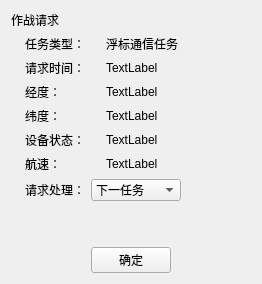
         <widget class="QWidget" name="page">
          <layout class="QVBoxLayout" name="verticalLayout_3">
           <item>
            <widget class="QLabel" name="label">
             <property name="text">
              <string>作战请求</string>
             </property>
            </widget>
           </item>
           <item>
            <layout class="QHBoxLayout" name="horizontalLayout_60" stretch="1,4,5">
             <item>
              <spacer name="horizontalSpacer_31">
               <property name="orientation">
                <enum>Qt::Horizontal</enum>
               </property>
               <property name="sizeHint" stdset="0">
                <size>
                 <width>40</width>
                 <height>20</height>
                </size>
               </property>
              </spacer>
             </item>
             <item>
              <layout class="QVBoxLayout" name="verticalLayout_8">
               <item>
                <layout class="QHBoxLayout" name="horizontalLayout_61">
                 <item>
                  <widget class="QLabel" name="label_89">
                   <property name="text">
                    <string>任务类型：</string>
                   </property>
                  </widget>
                 </item>
                 <item>
                  <widget class="QLabel" name="label_90">
                   <property name="text">
                    <string>浮标通信任务</string>
                   </property>
                  </widget>
                 </item>
                </layout>
               </item>
               <item>
                <layout class="QHBoxLayout" name="horizontalLayout_17">
                 <item>
                  <widget class="QLabel" name="label_36">
                   <property name="text">
                    <string>请求时间：</string>
                   </property>
                  </widget>
                 </item>
                 <item>
                  <widget class="QLabel" name="label_37">
                   <property name="text">
                    <string>TextLabel</string>
                   </property>
                  </widget>
                 </item>
                </layout>
               </item>
               <item>
                <layout class="QHBoxLayout" name="horizontalLayout_20">
                 <item>
                  <widget class="QLabel" name="label_91">
                   <property name="text">
                    <string>经度：</string>
                   </property>
                  </widget>
                 </item>
                 <item>
                  <widget class="QLabel" name="label_92">
                   <property name="text">
                    <string>TextLabel</string>
                   </property>
                  </widget>
                 </item>
                </layout>
               </item>
               <item>
                <layout class="QHBoxLayout" name="horizontalLayout_62">
                 <item>
                  <widget class="QLabel" name="label_93">
                   <property name="text">
                    <string>纬度：</string>
                   </property>
                  </widget>
                 </item>
                 <item>
                  <widget class="QLabel" name="label_94">
                   <property name="text">
                    <string>TextLabel</string>
                   </property>
                  </widget>
                 </item>
                </layout>
               </item>
               <item>
                <layout class="QHBoxLayout" name="horizontalLayout_63">
                 <item>
                  <widget class="QLabel" name="label_95">
                   <property name="text">
                    <string>设备状态：</string>
                   </property>
                  </widget>
                 </item>
                 <item>
                  <widget class="QLabel" name="label_96">
                   <property name="text">
                    <string>TextLabel</string>
                   </property>
                  </widget>
                 </item>
                </layout>
               </item>
               <item>
                <layout class="QHBoxLayout" name="horizontalLayout_64">
                 <item>
                  <widget class="QLabel" name="label_97">
                   <property name="text">
                    <string>航速：</string>
                   </property>
                  </widget>
                 </item>
                 <item>
                  <widget class="QLabel" name="label_98">
                   <property name="text">
                    <string>TextLabel</string>
                   </property>
                  </widget>
                 </item>
                </layout>
               </item>
               <item>
                <layout class="QHBoxLayout" name="horizontalLayout_65">
                 <item>
                  <widget class="QLabel" name="label_99">
                   <property name="text">
                    <string>请求处理：</string>
                   </property>
                  </widget>
                 </item>
                 <item>
                  <widget class="QComboBox" name="comboBox_6">
                   <item>
                    <property name="text">
                     <string>下一任务</string>
                    </property>
                   </item>
                   <item>
                    <property name="text">
                     <string>跳转到任务</string>
                    </property>
                   </item>
                   <item>
                    <property name="text">
                     <string>立即返航</string>
                    </property>
                   </item>
                  </widget>
                 </item>
                </layout>
               </item>
              </layout>
             </item>
             <item>
              <spacer name="horizontalSpacer_32">
               <property name="orientation">
                <enum>Qt::Horizontal</enum>
               </property>
               <property name="sizeHint" stdset="0">
                <size>
                 <width>40</width>
                 <height>20</height>
                </size>
               </property>
              </spacer>
             </item>
            </layout>
           </item>
           <item>
            <spacer name="verticalSpacer_3">
             <property name="orientation">
              <enum>Qt::Vertical</enum>
             </property>
             <property name="sizeHint" stdset="0">
              <size>
               <width>20</width>
               <height>40</height>
              </size>
             </property>
            </spacer>
           </item>
           <item>
            <layout class="QHBoxLayout" name="horizontalLayout_16">
             <item>
              <spacer name="horizontalSpacer_5">
               <property name="orientation">
                <enum>Qt::Horizontal</enum>
               </property>
               <property name="sizeHint" stdset="0">
                <size>
                 <width>40</width>
                 <height>20</height>
                </size>
               </property>
              </spacer>
             </item>
             <item>
              <layout class="QHBoxLayout" name="horizontalLayout_10">
               <item>
                <spacer name="horizontalSpacer">
                 <property name="orientation">
                  <enum>Qt::Horizontal</enum>
                 </property>
                 <property name="sizeHint" stdset="0">
                  <size>
                   <width>40</width>
                   <height>20</height>
                  </size>
                 </property>
                </spacer>
               </item>
               <item>
                <widget class="QPushButton" name="pushButton">
                 <property name="text">
                  <string>确定</string>
                 </property>
                </widget>
               </item>
               <item>
                <spacer name="horizontalSpacer_2">
                 <property name="orientation">
                  <enum>Qt::Horizontal</enum>
                 </property>
                 <property name="sizeHint" stdset="0">
                  <size>
                   <width>40</width>
                   <height>20</height>
                  </size>
                 </property>
                </spacer>
               </item>
              </layout>
             </item>
             <item>
              <spacer name="horizontalSpacer_7">
               <property name="orientation">
                <enum>Qt::Horizontal</enum>
               </property>
               <property name="sizeHint" stdset="0">
                <size>
                 <width>40</width>
                 <height>20</height>
                </size>
               </property>
              </spacer>
             </item>
            </layout>
           </item>
          </layout>
         </widget>
